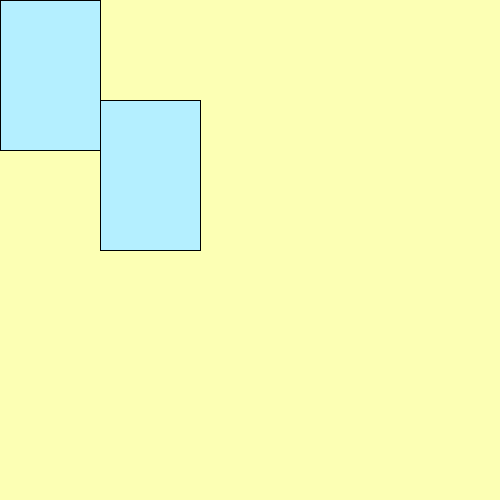
Frame 1 (no input)
Frame 60 (the mouse pressed at the canvas centre just before this capture): identical to frame 1, image omitted
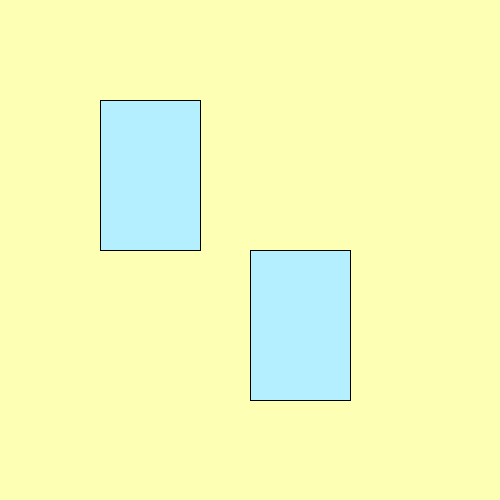
Frame 120 (the mouse held since frame 60 and released just before this capture)

The Processing sketch that drew these frames (run headless with seeded random() and noise(); from frame 60 on, the mouse is pressed at the canvas centre):

// Processing sketch: week01_2
// ── week01_2.pde
void setup(){
  size(500, 500);
}
void draw(){
  background(#FCFFB4);
  fill(#B4EFFF);
  rect(100,100, 100,150);
  rect(mouseX,mouseY, 100,150);
}
